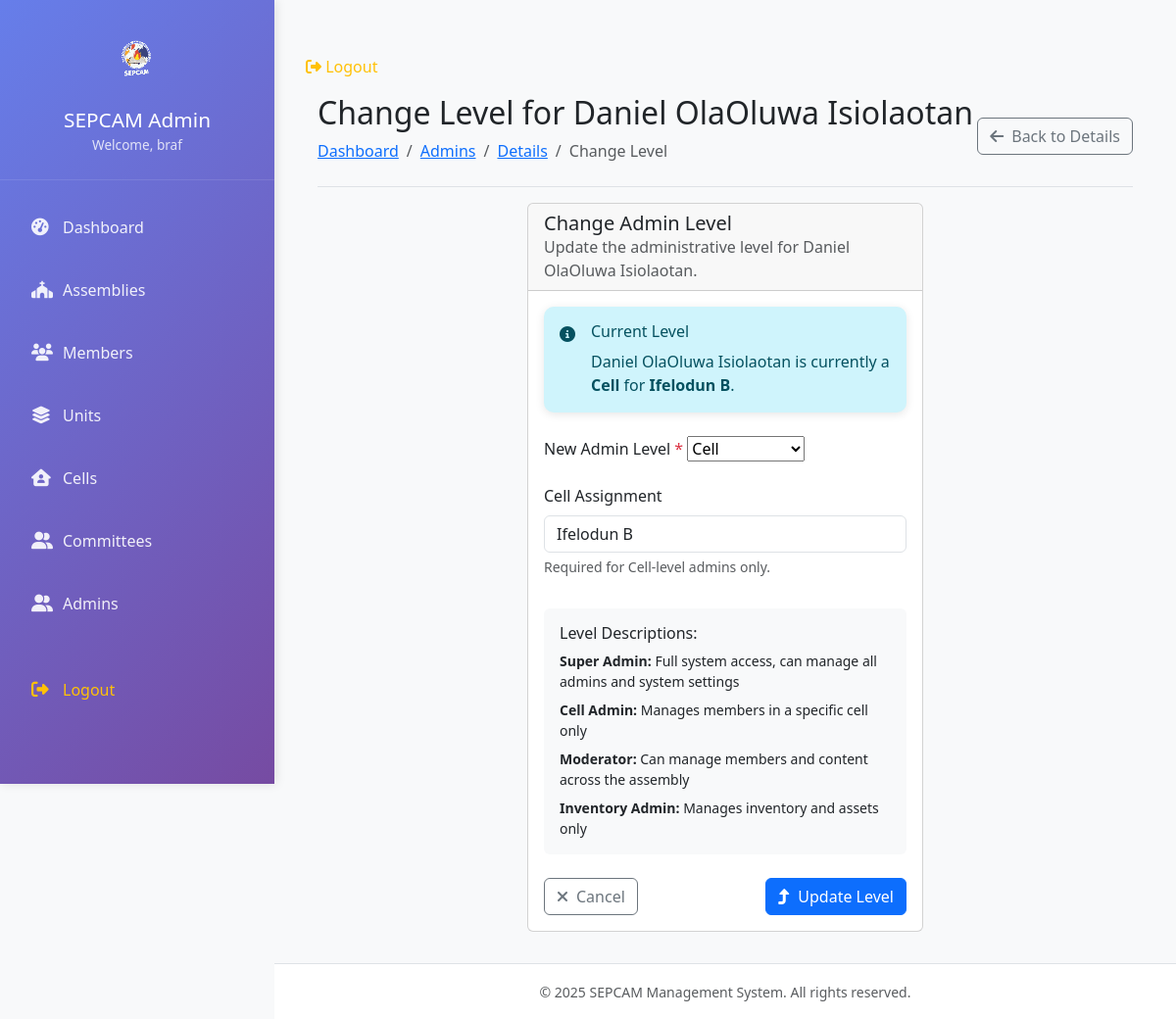
The app's page /admins/4/change-level/ (signed in) with its own data.
### core/models.py (models this page shows, shortened)
class Admin(models.Model):
    ADMIN_TYPE_CHOICES = [
        ("SUPERADMIN", "Super Admin"),
        ("Cell", "Cell"),
        ("MODERATOR", "Moderator"),
        ("Inventory", "Inventory"),
    ]
    member = models.OneToOneField(
        Member, on_delete=models.CASCADE, related_name="admin_profile"
    )
    assembly = models.ForeignKey(
        Assembly, on_delete=models.CASCADE, related_name="admins"
    )
    level = models.CharField(max_length=100, choices=ADMIN_TYPE_CHOICES, default="Cell")
    cell = models.ForeignKey(
        Cell,
        on_delete=models.CASCADE,
        related_name="cell_admins",
        null=True,
        blank=True,
    )
    user_account = models.OneToOneField(
        User,
        on_delete=models.CASCADE,
        related_name="admin_account",
        null=True,
        blank=True,
    )
    @property
    def is_superadmin(self):
        return self.level == "SUPERADMIN"
    @property
    def is_cell_admin(self):
        return self.level == "Cell"
    @property
    def is_moderator(self):
        return self.level == "MODERATOR"
    @property
    def is_inventory_admin(self):
        return self.level == "Inventory"
    def get_full_name(self):
        return self.member.get_full_name()

class Member(models.Model):
    GENDER_CHOICES = [
        ("M", "Male"),
        ("F", "Female"),
        ("O", "Other"),
    ]
    MARITAL_STATUS_CHOICES = [
        ("SINGLE", "Single"),
        ("MARRIED", "Married"),
        ("DIVORCED", "Divorced"),
        ("WIDOWED", "Widowed"),
        ("SEPARATED", "Separated"),
    ]
    MEMBERSHIP_STATUS_CHOICES = [
        ("ACTIVE", "Active"),
        ("INACTIVE", "Inactive"),
        ("VISITOR", "Visitor"),
        ("NEW_MEMBER", "New Member"),
        ("TRANSFERRED", "Transferred"),
    ]
    assembly = models.ForeignKey(
        Assembly, on_delete=models.CASCADE, related_name="members"
    )
    first_name = models.CharField(max_length=100)
    last_name = models.CharField(max_length=100)
    middle_name = models.CharField(max_length=100, blank=True)
    date_of_birth = models.DateField(null=True, blank=True)
    gender = models.CharField(max_length=10, choices=GENDER_CHOICES)
    marital_status = models.CharField(
        max_length=10, choices=MARITAL_STATUS_CHOICES, blank=True
    )
    month_of_birth = models.CharField(max_length=20, null=True, blank=True)
    email = models.EmailField(blank=True)
    phone = models.CharField(max_length=20, blank=True)
    address = models.TextField(blank=True)
    emergency_contact_name = models.CharField(max_length=200, blank=True)
    emergency_contact_phone = models.CharField(max_length=20, blank=True)
    unit = models.ForeignKey(
        Unit, on_delete=models.SET_NULL, null=True, blank=True, related_name="members"
    )
    other_unit = models.ForeignKey(
        Unit,
        on_delete=models.SET_NULL,
        null=True,
        blank=True,
        related_name="other_unit_members",
    )
    membership_status = models.CharField(
        max_length=15, choices=MEMBERSHIP_STATUS_CHOICES, default="ACTIVE"
    )
    membership_date = models.DateField(null=True, blank=True)
    cell = models.ForeignKey(Cell, on_delete=models.SET_NULL, null=True, blank=True)
    baptism_date = models.DateField(null=True, blank=True)
    confirmation_date = models.DateField(null=True, blank=True)
    photo = models.ImageField(upload_to="member_photos/", null=True, blank=True)
    created_at = models.DateTimeField(auto_now_add=True)
    updated_at = models.DateTimeField(auto_now=True)
    def get_full_name(self):
        return f"{self.first_name} {self.middle_name + ' ' if self.middle_name else ''}{self.last_name}"
    class Meta:
        ordering = ["last_name", "first_name"]

class Cell(models.Model):
    name = models.CharField(max_length=200)
    created_at = models.DateField()
    def __str__(self):
        return self.name

### core/adminviews.py (the view)
@login_required
def admin_change_level(request, pk):
    try:
        if (
            not hasattr(request.user, "admin_account")
            or not request.user.admin_account.is_superadmin
        ):
            messages.error(
                request, "Only super administrators can change admin levels."
            )
            return redirect("dashboard")
        admin = get_object_or_404(Admin, pk=pk)
        if request.method == "POST":
            form = AdminLevelChangeForm(request.POST, instance=admin)
            if form.is_valid():
                form.save()
                messages.success(
                    request, f"Admin level updated for {admin.get_full_name()}"
                )
                return redirect("admin_list")
        else:
            form = AdminLevelChangeForm(instance=admin)
        context = {
            "form": form,
            "admin": admin,
            "title": f"Change Level for {admin.get_full_name()}",
        }
        return render(request, "admins/admin_level_form.html", context)
    except Exception as e:
        messages.error(request, f"Error changing admin level: {str(e)}")
        return redirect("admin_list")

### core/templates/admins/admin_level_form.html (shortened to what this page needs)
{% extends 'base.html' %}
{% load static %}
{% block content %}
<div class="container-fluid">
    <div
        class="d-flex justify-content-between flex-wrap flex-md-nowrap align-items-center pt-3 pb-2 mb-3 border-bottom">
        <div>
            <h1 class="h2">{{ title }}</h1>
            <nav aria-label="breadcrumb">
                <ol class="breadcrumb">
                    <li class="breadcrumb-item"><a href="{% url 'dashboard' %}">Dashboard</a></li>
                    <li class="breadcrumb-item"><a href="{% url 'admin_list' %}">Admins</a></li>
                    <li class="breadcrumb-item"><a href="{% url 'admin_detail' admin.pk %}">Details</a></li>
                    <li class="breadcrumb-item active">Change Level</li>
                </ol>
            </nav>
        </div>
        <div class="btn-toolbar mb-2 mb-md-0">
            <a href="{% url 'admin_detail' admin.pk %}" class="btn btn-outline-secondary">
                <i class="fas fa-arrow-left me-2"></i>Back to Details
            </a>
        </div>
    </div>
    <div class="row justify-content-center">
        <div class="col-lg-6">
            <div class="card">
                <div class="card-header">
                    <h5 class="card-title mb-0">Change Admin Level</h5>
                    <p class="text-muted mb-0">Update the administrative level for {{ admin.get_full_name }}.</p>
                </div>
                <div class="card-body">
                    <div class="alert alert-info mb-4">
                        <div class="d-flex">
                            <i class="fas fa-info-circle me-3 mt-1"></i>
                            <div>
                                <h6 class="alert-heading mb-2">Current Level</h6>
                                <p class="mb-0">
                                    {{ admin.get_full_name }} is currently a
                                    <strong>{{ admin.get_level_display }}</strong>
                                    {% if admin.cell %} for <strong>{{ admin.cell.name }}</strong>{% endif %}.
                                </p>
                            </div>
                        </div>
                    </div>
                    <form method="post" id="levelForm">
                        <div class="row">
                            <div class="col-12 mb-3">
                                <label for="{{ form.level.id_for_label }}" class="form-label">
                                    New Admin Level <span class="text-danger">*</span>
                                </label>
                                {{ form.level }}
                            </div>
                            <div class="col-12 mb-3">
                                <label for="{{ form.cell.id_for_label }}" class="form-label">
                                    Cell Assignment
                                </label>
                                {{ form.cell }}
                                <div class="form-text">Required for Cell-level admins only.</div>
                            </div>
                        </div>
                        <div class="card bg-light border-0 mt-3">
                            <div class="card-body">
                                <h6 class="card-title">Level Descriptions:</h6>
                                <ul class="list-unstyled small mb-0">
                                    <li class="mb-2">
                                        <strong>Super Admin:</strong> Full system access, can manage all admins and
                                        system settings
                                    </li>
                                    <li class="mb-2">
                                        <strong>Cell Admin:</strong> Manages members in a specific cell only
                                    </li>
                                    <li class="mb-2">
                                        <strong>Moderator:</strong> Can manage members and content across the assembly
                                    </li>
                                    <li>
                                        <strong>Inventory Admin:</strong> Manages inventory and assets only
                                    </li>
                                </ul>
                            </div>
                        </div>
                        <div class="row mt-4">
                            <div class="col-12">
                                <div class="d-flex justify-content-between">
                                    <a href="{% url 'admin_detail' admin.pk %}" class="btn btn-outline-secondary">
                                        <i class="fas fa-times me-2"></i>Cancel
                                    </a>
                                    <button type="submit" class="btn btn-primary">
                                        <i class="fas fa-level-up-alt me-2"></i>Update Level
                                    </button>
                                </div>
                            </div>
                        </div>
                    </form>
                </div>
            </div>
        </div>
    </div>
</div>
{% endblock %}

### core/templates/base.html (shortened to what this page needs)
{% load static %}
<!DOCTYPE html>
<html lang="en">
<head>
    <link href="https://cdn.jsdelivr.net/npm/bootstrap@5.3.0/dist/css/bootstrap.min.css" rel="stylesheet">
    <link rel="stylesheet" href="https://cdnjs.cloudflare.com/ajax/libs/font-awesome/6.4.0/css/all.min.css">
</head>
<body>
    {% if user.is_authenticated %}
    <nav class="sidebar" id="sidebar">
        <div class="sidebar-header">
            {% if '/static/images/logo.gif' %}
            <img src="{% static 'images/logo.gif' %}" alt="SEPCAM Logo" class="img-fluid"
                onerror="this.style.display='none'">
            {% endif %}
            <h4>SEPCAM Admin</h4>
            <small>Welcome, {{ user.username }}</small>
        </div>
        <div class="sidebar-content pt-3">
            <ul class="nav flex-column">
                <li class="nav-item">
                    <a class="nav-link {% if request.resolver_match.url_name == 'dashboard' %}active{% endif %}"
                        href="{% url 'dashboard' %}">
                        <i class="fas fa-tachometer-alt"></i>
                        Dashboard
                    </a>
                </li>
                {% if is_superadmin %}
                <li class="nav-item">
                    <a class="nav-link {% if 'assembly' in request.resolver_match.url_name %}active{% endif %}"
                        href="{% url 'assembly_list' %}">
                        <i class="fas fa-church"></i>
                        Assemblies
                    </a>
                </li>
                {% endif %}
                <li class="nav-item">
                    <a class="nav-link {% if 'member' in request.resolver_match.url_name %}active{% endif %}"
                        href="{% url 'member_list' %}">
                        <i class="fas fa-users"></i>
                        Members
                    </a>
                </li>
                {% if is_superadmin %}
                    <li class="nav-item">
                        <a class="nav-link {% if 'unit' in request.resolver_match.url_name %}active{% endif %}"
                        href="{% url 'unit_list' %}">
                        <i class="fas fa-layer-group"></i>
                        Units
                        </a>
                    </li>
                <li class="nav-item">
                    <a class="nav-link {% if 'cell' in request.resolver_match.url_name %}active{% endif %}"
                        href="{% url 'cell_list' %}">
                        <i class="fas fa-house-user"></i>
                        Cells
                    </a>
                </li>
                <li class="nav-item">
                    <a class="nav-link {% if 'committee' in request.resolver_match.url_name %}active{% endif %}"
                        href="{% url 'committee-list' %}">
                        <i class="fas fa-user-group"></i>
                        Committees
                    </a>
                </li>
                <li class="nav-item">
                    <a class="nav-link {% if 'committee' in request.resolver_match.url_name %}active{% endif %}"
                        href="{% url 'admin_list' %}">
                        <i class="fas fa-user-group"></i>
                        Admins
                    </a>
                </li>
                {% endif %}
                <li class="nav-item mt-4">
                    <a class="nav-link text-warning" href="{% url 'logout' %}">
                        <i class="fas fa-sign-out-alt"></i>
                        Logout
                    </a>
                </li>
            </ul>
        </div>
    </nav>
    <main class="main-content" id="mainContent">
        <div class="content-wrapper">
            {% if is_superadmin %}
            <nav class="nav-item mt-4">
                <a class="nav-link text-warning" href="{% url 'logout' %}">
                    <i class="fas fa-sign-out-alt"></i>
                    Logout
                </a>
            </nav>
            {% endif %}
            {% block content %}{% endblock %}
        </div>
        <footer>
            <div class="container-fluid">
                <div class="text-center py-3">
                    <small class="text-muted">&copy; {% now "Y" %} SEPCAM Management System. All rights
                        reserved.</small>
                </div>
            </div>
        </footer>
    </main>
    {% else %}
    {% block public_content %}
    {% endblock %}
    {% endif %}
</body>
</html>

### records on screen
Admin: get_full_name "Daniel OlaOluwa Isiolaotan", level "Cell", cell.name "Ifelodun B", cell "Ifelodun B"

### other values on screen
{{ user.username }} "braf"
{{ title }} "Change Level for Daniel OlaOluwa Isiolaotan"
